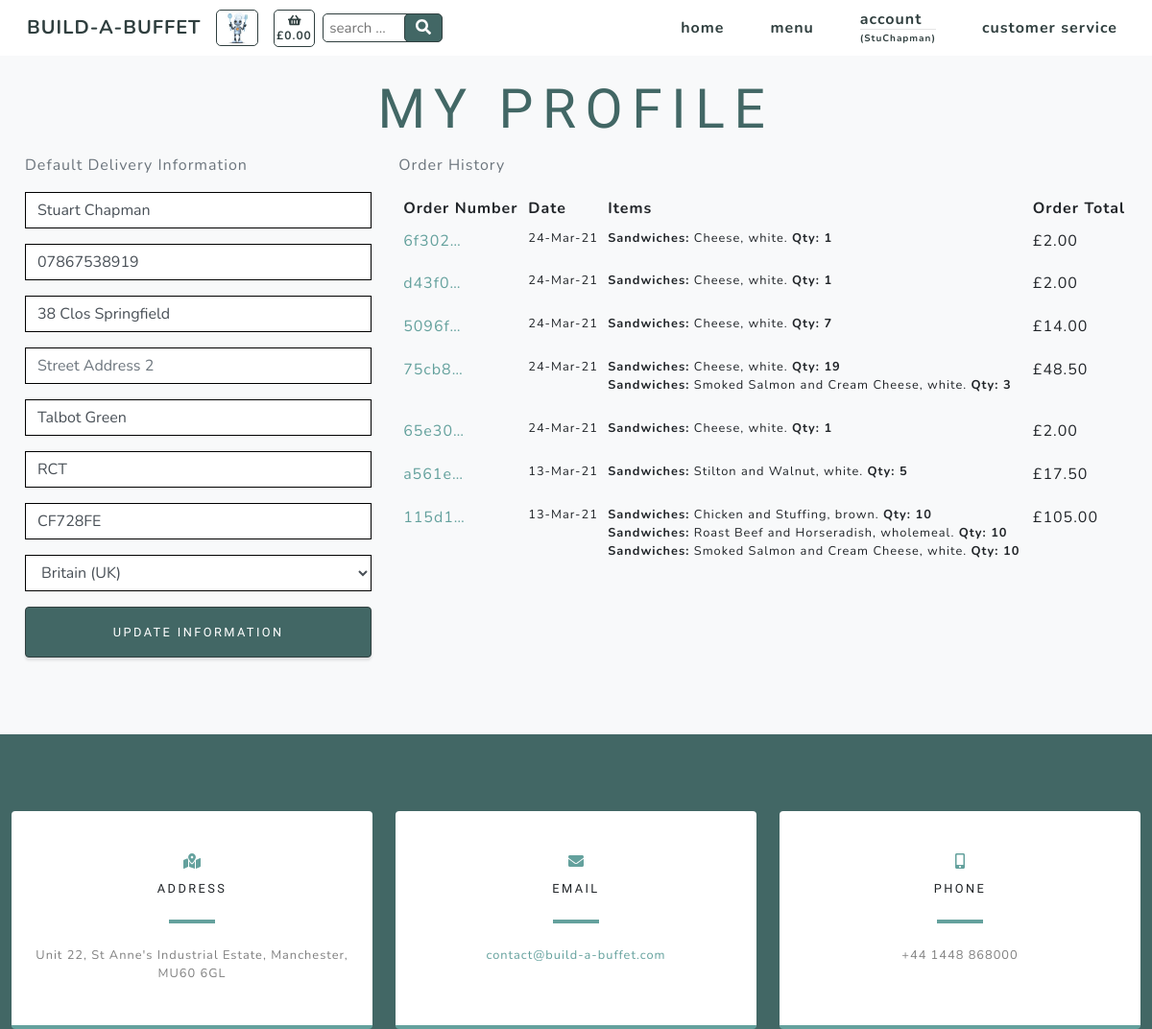
The page /profiles/ (signed in) on the database as committed earlier.
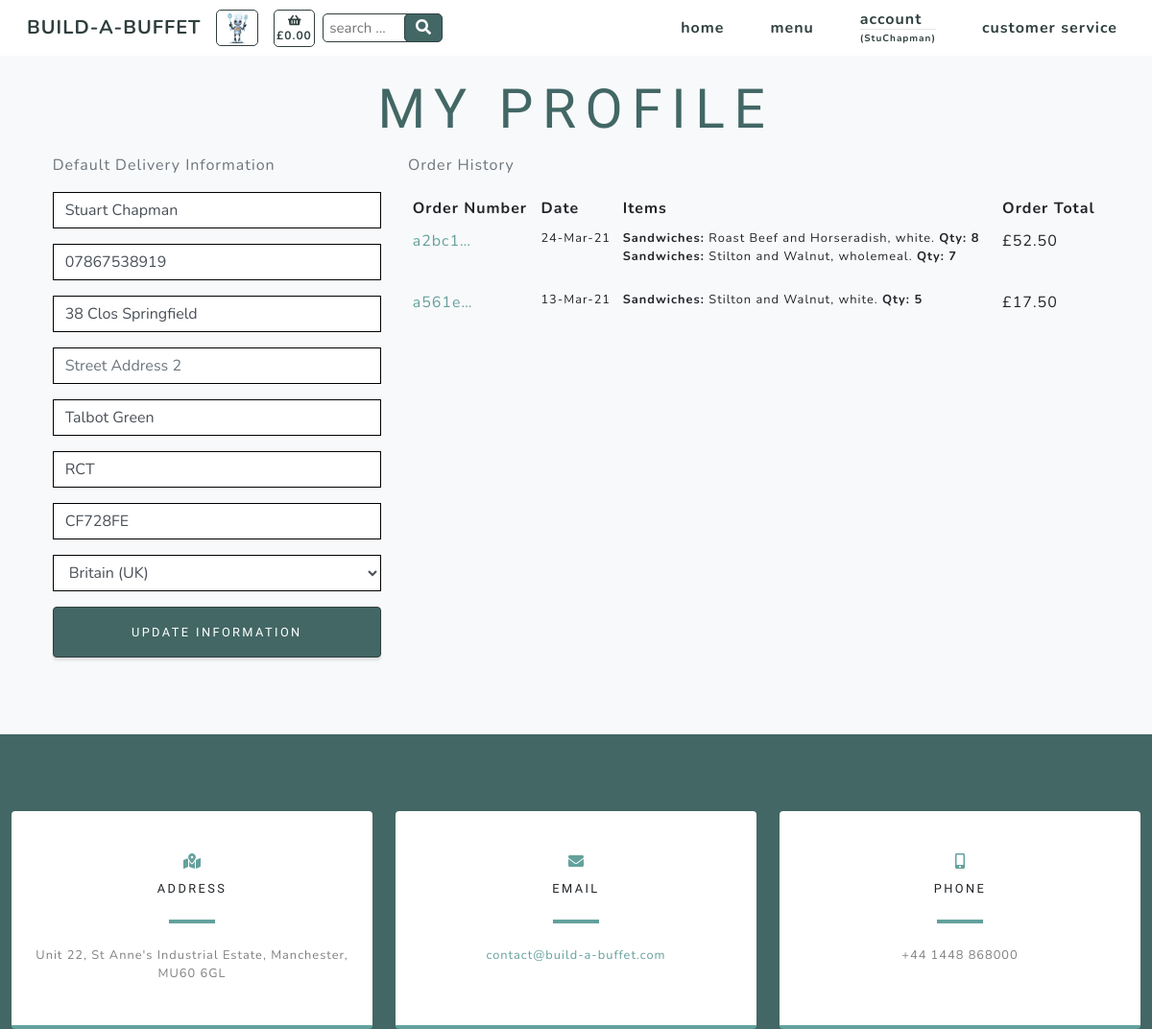
The same page on the database as committed later.
### checkout/models.py (models this page shows, shortened)
class Order(models.Model):
    customer_name = models.CharField(max_length=50, null=False, blank=False)
    order_number = models.CharField(max_length=32, null=False, editable=False)
    cookie = models.CharField(max_length=32, null=False, editable=False)
    full_name = models.CharField(max_length=50, null=False, blank=False)
    email = models.EmailField(max_length=254, null=False, blank=False)
    phone_number = models.CharField(max_length=20, null=False, blank=False)
    country = CountryField(blank_label='Country *', null=False, blank=False)
    postcode = models.CharField(max_length=20, null=True, blank=True)
    town_or_city = models.CharField(max_length=40, null=False, blank=False)
    street_address1 = models.CharField(max_length=80, null=False, blank=False)
    street_address2 = models.CharField(max_length=80, null=True, blank=True)
    county = models.CharField(max_length=80, null=True, blank=True)
    date = models.DateTimeField(auto_now_add=True)
    delivery_cost = models.DecimalField(max_digits=6, decimal_places=2, null=False, default=0)
    order_total = models.DecimalField(max_digits=10, decimal_places=2, null=False, default=0)
    grand_total = models.DecimalField(max_digits=10, decimal_places=2, null=False, default=0)
    stripe_pid = models.CharField(max_length=254, null=False, blank=False, default='')
    user_profile = models.ForeignKey(UserProfile, on_delete=models.SET_NULL,
                                     null=True, blank=True,
                                     related_name='orders')

class Order_items(models.Model):
    class Meta:
        verbose_name_plural = 'Order_items'
    order_number = models.CharField(max_length=32, null=False, editable=False)
    cookie = models.CharField(max_length=32, null=False, editable=False)
    item_number = models.DecimalField(max_digits=8, decimal_places=0)
    category = models.CharField(max_length=254)
    name = models.CharField(max_length=254)
    servings = models.DecimalField(max_digits=3, decimal_places=0)
    option = models.CharField(max_length=254)
    total_price = models.DecimalField(max_digits=6, decimal_places=2, null=True, blank=True)

### products/models.py (models this page shows, shortened)
class Options(models.Model):
    class Meta:
        verbose_name_plural = 'Options'
    category = models.ForeignKey('Category', null=True, blank=True,
                                 on_delete=models.SET_NULL)
    id_no = models.CharField(max_length=254, null=True)
    option1 = models.CharField(max_length=24)
    option2 = models.CharField(max_length=24)
    option3 = models.CharField(max_length=24)

### profiles/views.py (the view)
# urls.py: path('', views.profile, name='profile'),
@login_required
def profile(request):
    profile = get_object_or_404(UserProfile, user=request.user)
    if request.method == 'POST':
        form = UserProfileForm(request.POST, instance=profile)
        if form.is_valid():
            form.save()
            messages.success(request, 'Profile updated successfully')
        else:
            messages.success(request, 'There was an error updating your profile - please try again')
    else:
        form = UserProfileForm(instance=profile)
    options = Options.objects.all()
    orders = Order.objects.filter(customer_name=profile)
    items = Order_items.objects.none()
    x = -1
    for order in orders:
        x = x + 1
        order_number = Order.objects.filter(customer_name=profile)[x].order_number
        order_items = Order_items.objects.filter(order_number=order_number)
        items = items | order_items
    orders = orders.order_by('-date')
    context = {
        'form': form,
        'orders': orders,
        'items': items,
        'options': options,
        'on_profile_page': True
    }
    return render(request, 'profiles/profile.html', context)

### profiles/forms.py
class UserProfileForm(forms.ModelForm):
    class Meta:
        model = UserProfile
        exclude = ('user',)
    def __init__(self, *args, **kwargs):
        super().__init__(*args, **kwargs)
        placeholders = {
            'default_full_name': 'Full Name',
            'default_phone_number': 'Phone Number',
            'default_postcode': 'Postal Code',
            'default_town_or_city': 'Town or City',
            'default_street_address1': 'Street Address 1',
            'default_street_address2': 'Street Address 2',
            'default_county': 'County, State or Locality',
        }
        self.fields['default_phone_number'].widget.attrs['autofocus'] = True
        for field in self.fields:
            if field != 'default_country':
                if self.fields[field].required:
                    placeholder = f'{placeholders[field]} *'
                else:
                    placeholder = placeholders[field]
                self.fields[field].widget.attrs['placeholder'] = placeholder
            self.fields[field].widget.attrs['class'] = 'border-black rounded-0 profile-form-input'
            self.fields[field].label = False

### profiles/templates/profiles/profile.html (shortened to what the changed rows need)
{% extends "base.html" %}
{% load static %}
{% block content %}
    <section class="products-section bg-light" id="products">
        <div class="container">
            <div class="row justify-content-center no-gutters">
                <div class="col-xl-12">
                    <h1 class="product-text-one mx-auto text-uppercase text-center flex-margin-b text-blue">My Profile</h1>
                </div>
                <div class="row">
                    <div class="col-12 col-lg-8">
                        <div class="order-history table-responsive">
                            <table class="table table-sm table-borderless">
                                <thead>
                                    <tr>
                                        <th>Order Number</th>
                                        <th>Date</th>
                                        <th>Items</th>
                                        <th>Order Total</th>
                                    </tr>
                                </thead>
                                <tbody>
                                    {% for order in orders %}
                                        <tr>
                                            <td>
                                                <a href="{% url 'order_success' order.order_number %}"
                                                title="{{ order.order_number }}">
                                                    {{ order.order_number|truncatechars:6 }}
                                                </a>
                                            </td>
                                            <td class="small">{{ order.date|date:'d-M-y' }}</td>
                                            <td>
                                                <ul class="list-unstyled">
                                                    {% for item in items %}
                                                        {% if item.order_number == order.order_number %}
                                                            <li class="small">
                                                                {% if item.option == "selected-one" %}
                                                                    {% for option in options %}
                                                                        <b>{{ item.category.title }}:</b> {{ item.name }}, {{ option.option1 }}. <b>Qty: {{ item.servings }}</b>
                                                                    {% endfor %}
                                                                {% endif %}
                                                                {% if item.option == "selected-two" %}
                                                                    {% for option in options %}
                                                                        <b>{{ item.category.title }}:</b> {{ item.name }}, {{ option.option2 }}. <b>Qty: {{ item.servings }}</b>
                                                                    {% endfor %}
                                                                {% endif %}
                                                                {% if item.option == "selected-three" %}
                                                                    {% for option in options %}
                                                                        <b>{{ item.category.title }}:</b> {{ item.name }}, {{ option.option3 }}. <b>Qty: {{ item.servings }}</b>
                                                                    {% endfor %}
                                                                {% endif %}
                                                            </li>
                                                        {% endif %}
                                                    {% endfor %}
                                                </ul>
                                            </td>
                                            <td>£{{ order.order_total }}</td>
                                        </tr>
                                    {% endfor %}
                                </tbody>
                            </table>
                        </div>
                    </div>
                </div>
            </div>
        </div>
    </section>
{% endblock %}

Rows that differ between the two databases and show on the page:
removed Order: order_number "6f302…", date "24-Mar-21", order_total "2.00", Options (option1 "white")
no longer on this page (row unchanged): Order_items: category "Sandwiches", name "Cheese", servings "1", Options (option1 "white")
removed Order: order_number "d43f0…", date "24-Mar-21", order_total "2.00", Options (option1 "white")
no longer on this page (row unchanged): Order_items: category "Sandwiches", name "Cheese", servings "1", Options (option1 "white")
removed Order: order_number "5096f…", date "24-Mar-21", order_total "14.00", Options (option1 "white")
no longer on this page (row unchanged): Order_items: category "Sandwiches", name "Cheese", servings "7", Options (option1 "white")
removed Order: order_number "75cb8…", date "24-Mar-21", order_total "48.50", Options (option1 "white")
no longer on this page (row unchanged): Order_items: category "Sandwiches", name "Cheese", servings "19", Options (option1 "white")
no longer on this page (row unchanged): Order_items: category "Sandwiches", name "Smoked Salmon and Cream Cheese", servings "3", Options (option1 "white")
removed Order: order_number "65e30…", date "24-Mar-21", order_total "2.00", Options (option1 "white")
no longer on this page (row unchanged): Order_items: category "Sandwiches", name "Cheese", servings "1", Options (option1 "white")
removed Order: order_number "115d1…", date "13-Mar-21", order_total "105.00", Options (option2 "brown", option3 "wholemeal", option1 "white")
no longer on this page (row unchanged): Order_items: category "Sandwiches", name "Chicken and Stuffing", servings "10", Options (option2 "brown")
no longer on this page (row unchanged): Order_items: category "Sandwiches", name "Roast Beef and Horseradish", servings "10", Options (option3 "wholemeal")
no longer on this page (row unchanged): Order_items: category "Sandwiches", name "Smoked Salmon and Cream Cheese", servings "10", Options (option1 "white")
added Order: order_number "a2bc1…", date "24-Mar-21", order_total "52.50", Options (option1 "white", option3 "wholemeal")
added Order_items: category "Sandwiches", name "Roast Beef and Horseradish", servings "8", Options (option1 "white")
added Order_items: category "Sandwiches", name "Stilton and Walnut", servings "7", Options (option3 "wholemeal")
